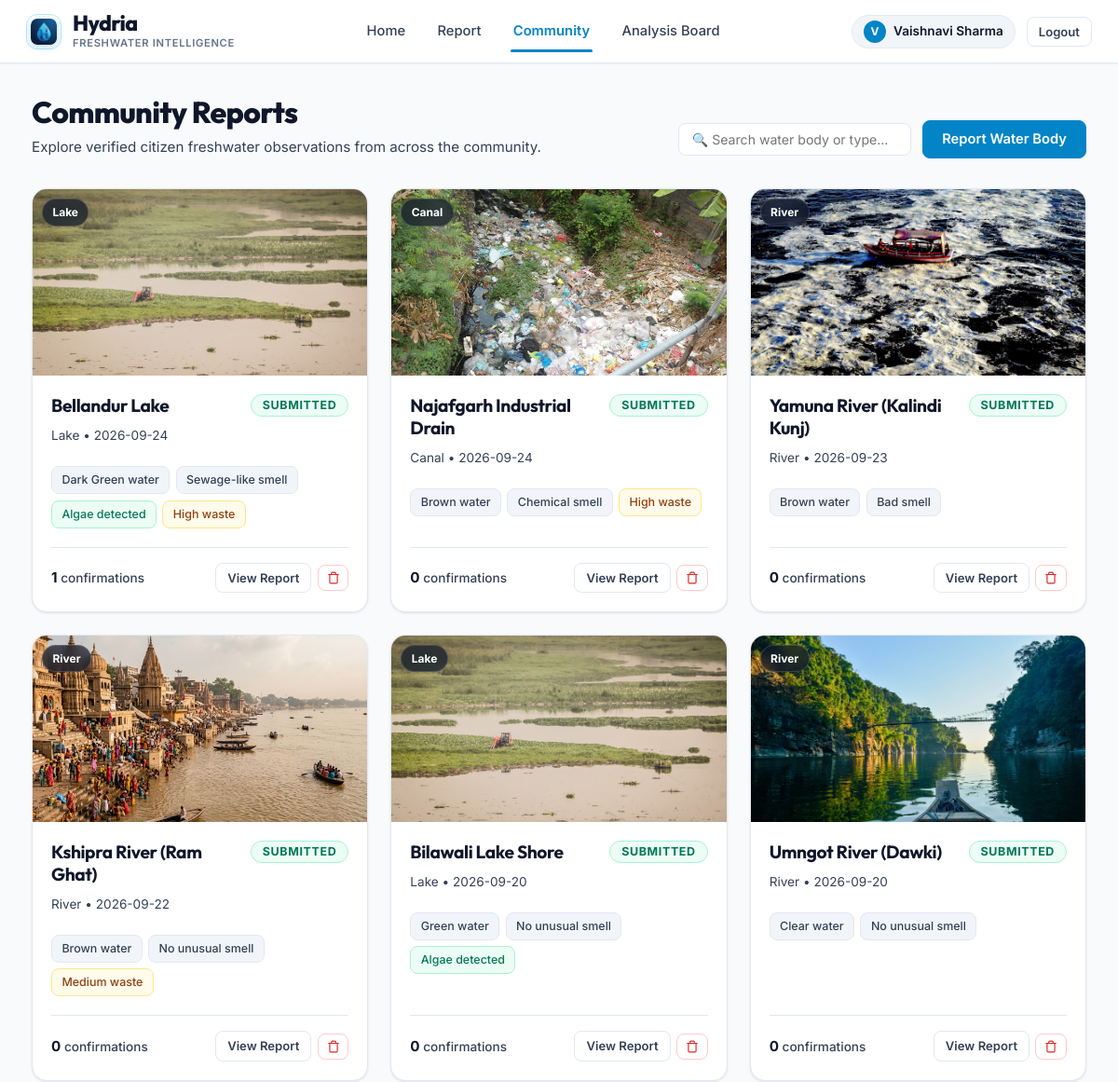
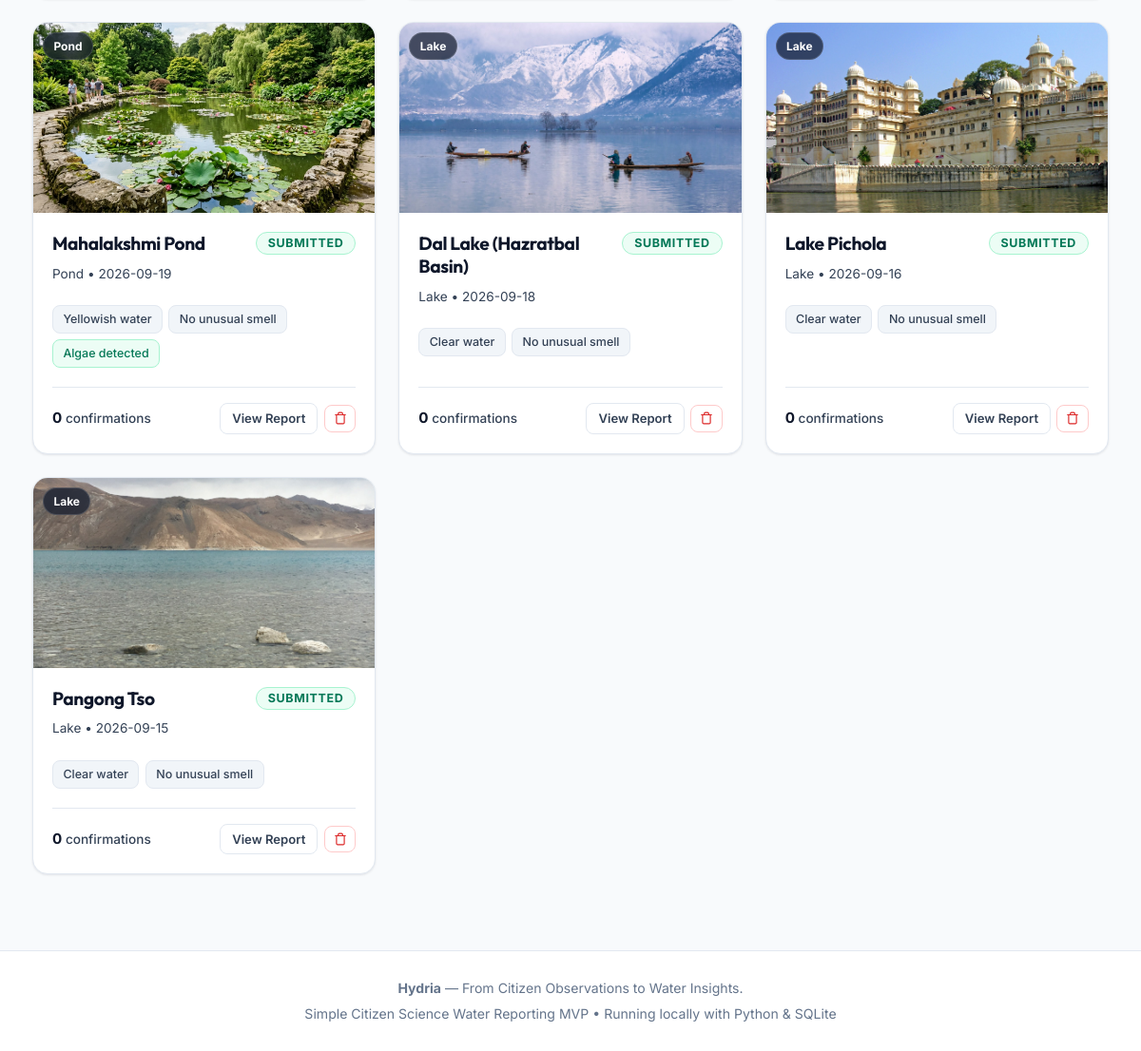
Page /community (signed in) on the committed database (2 pictures, top to bottom).
### tables this page shows
CREATE TABLE reports (
        id INTEGER PRIMARY KEY AUTOINCREMENT,
        user_id INTEGER NOT NULL,
        water_body_name TEXT,
        water_body_type TEXT NOT NULL,
        latitude REAL NOT NULL,
        longitude REAL NOT NULL,
        water_colour TEXT NOT NULL,
        smell TEXT NOT NULL,
        algae TEXT NOT NULL,
        visible_waste TEXT NOT NULL,
        water_appearance TEXT NOT NULL,
        dead_fish TEXT DEFAULT 'No',
        additional_observation TEXT,
        image_path TEXT NOT NULL,
        image_hash TEXT NOT NULL,
        status TEXT NOT NULL CHECK(status IN ('Not Watched', 'In Process', 'Submitted')),
        is_demo INTEGER DEFAULT 0,
        created_at TIMESTAMP DEFAULT CURRENT_TIMESTAMP,
        updated_at TIMESTAMP DEFAULT CURRENT_TIMESTAMP,
        FOREIGN KEY (user_id) REFERENCES users(id) ON DELETE CASCADE
    );

### app.py (the view)
@app.route('/community')
def community():
    reports = database.get_community_reports()
    return render_template('community.html', reports=reports)

### app.py (called while the page is built)
@app.context_processor
def inject_user():
    user = None
    if 'user_id' in session:
        user = {
            'id': session['user_id'],
            'name': session.get('user_name', 'Citizen Monitor'),
            'email': session.get('user_email', '')
        }
    return dict(current_user=user)

### database.py (called while the page is built)
def get_db_connection():
    conn = sqlite3.connect(DATABASE_PATH)
    conn.row_factory = sqlite3.Row
    conn.execute("PRAGMA foreign_keys = ON")
    return conn

def get_community_reports():
    conn = get_db_connection()
    query = """
        SELECT r.*, u.name AS submitter_name,
               (SELECT COUNT(*) FROM votes v WHERE v.report_id = r.id) AS vote_count
        FROM reports r
        JOIN users u ON r.user_id = u.id
        WHERE r.status = 'Submitted'
        ORDER BY r.created_at DESC
    """
    reports = conn.execute(query).fetchall()
    conn.close()
    return reports

### templates/community.html (shortened to what this page needs)
{% extends "base.html" %}
{% block content %}
<div style="margin-bottom: 2rem; display: flex; align-items: flex-end; justify-content: space-between; flex-wrap: wrap; gap: 1rem;">
    <div>
        <h1 style="font-size: 2rem; font-weight: 800; color: var(--text-primary); margin-bottom: 0.35rem;">
            Community Reports
        </h1>
        <p style="color: var(--text-secondary); font-size: 0.95rem;">
            Explore verified citizen freshwater observations from across the community.
        </p>
    </div>
    <div style="display: flex; gap: 0.75rem; align-items: center;">
        <input type="text" id="community-search" placeholder="🔍 Search water body or type..."
               class="form-control" style="width: 250px; padding: 0.5rem 0.85rem; font-size: 0.88rem;" onkeyup="filterCommunityReports()">
        {% if current_user %}
            <a href="{{ url_for('report_page') }}" class="btn btn-primary" style="white-space: nowrap;">
                Report Water Body
            </a>
        {% endif %}
    </div>
</div>
{% if reports %}
    <div class="reports-grid">
        {% for r in reports %}
            <div class="report-card">
                <div style="position: relative; overflow: hidden; height: 200px; background: #0f172a;">
                    <img src="/{{ r.image_path }}" alt="{{ r.water_body_name or r.water_body_type }}" class="report-card-img"
                         loading="lazy"
                         onerror="this.src='/static/images/placeholder.svg';">
                    <span style="position: absolute; top: 10px; left: 10px; background: rgba(15, 23, 42, 0.7); backdrop-filter: blur(6px); color: #ffffff; font-size: 0.75rem; font-weight: 700; padding: 0.25rem 0.65rem; border-radius: 9999px; border: 1px solid rgba(255,255,255,0.15);">
                        {{ r.water_body_type }}
                    </span>
                </div>
                <div class="report-card-body">
                    <div style="display: flex; align-items: flex-start; justify-content: space-between; gap: 0.5rem; margin-bottom: 0.35rem;">
                        <h2 class="report-card-title">
                            {{ r.water_body_name or "Unnamed " ~ r.water_body_type }}
                        </h2>
                        <span class="badge badge-submitted">Submitted</span>
                    </div>
                    <div style="font-size: 0.85rem; color: var(--text-secondary); margin-bottom: 0.5rem;">
                        <span>{{ r.water_body_type }}</span> &bull; <span>{{ r.created_at[:10] }}</span>
                    </div>
                    <div class="report-tags">
                        <span class="tag-pill">{{ r.water_colour }} water</span>
                        <span class="tag-pill">{{ r.smell }}</span>
                        {% if r.algae == 'Yes' %}
                            <span class="tag-pill" style="background-color: var(--accent-light); color: var(--accent-hover); border-color: #a7f3d0;">
                                Algae detected
                            </span>
                        {% endif %}
                        {% if r.visible_waste in ['Medium', 'High'] %}
                            <span class="tag-pill" style="background-color: var(--warning-light); color: #92400e; border-color: #fde68a;">
                                {{ r.visible_waste }} waste
                            </span>
                        {% endif %}
                    </div>
                    <div class="report-card-footer">
                        <span style="font-size: 0.85rem; color: var(--text-secondary); font-weight: 500;">
                            <strong style="color: var(--text-primary); font-size: 0.95rem;">{{ r.vote_count }}</strong> confirmations
                        </span>
                        <div style="display: flex; align-items: center; gap: 0.4rem;">
                            <a href="{{ url_for('report_detail', report_id=r.id) }}" class="btn btn-secondary" style="padding: 0.38rem 0.75rem; font-size: 0.82rem;">
                                View Report
                            </a>
                            {% if current_user and (current_user.id == r.user_id or current_user.id in [1, 21] or 'vaishnavi' in current_user.email|lower or r.is_demo) %}
                                <form action="{{ url_for('delete_report_route', report_id=r.id) }}" method="POST"
                                      onsubmit="return confirm('Permanently delete this report for {{ r.water_body_name or r.water_body_type }}?');" style="margin: 0;">
                                    <button type="submit" class="btn btn-danger-outline btn-sm" title="Delete report" style="padding: 0.38rem 0.55rem; display: inline-flex; align-items: center;">
                                        <svg width="14" height="14" viewBox="0 0 24 24" fill="none" stroke="currentColor" stroke-width="2" stroke-linecap="round" stroke-linejoin="round">
                                            <polyline points="3 6 5 6 21 6"/>
                                            <path d="M19 6v14a2 2 0 0 1-2 2H7a2 2 0 0 1-2-2V6m3 0V4a2 2 0 0 1 2-2h4a2 2 0 0 1 2 2v2"/>
                                        </svg>
                                    </button>
                                </form>
                            {% endif %}
                        </div>
                    </div>
                </div>
            </div>
        {% endfor %}
    </div>
{% endif %}
{% endblock %}

### static/css/style.css (style rules this page uses)
:root { --bg-page: #f8fafc; --bg-card: #ffffff; --bg-card-subtle: #f1f5f9; --bg-hover: #f8fafc; --text-primary: #0f172a; --text-secondary: #334155; --text-muted: #64748b; --text-light: #94a3b8; --primary: #0284c7; --primary-hover: #0369a1; --primary-light: #f0f9ff; --primary-border: #bae6fd; --accent: #059669; --accent-hover: #047857; --accent-light: #ecfdf5; --accent-border: #a7f3d0; --warning: #d97706; --warning-light: #fffbeb; --warning-border: #fde68a; --danger: #dc2626; --danger-hover: #b91c1c; --danger-light: #fef2f2; --danger-border: #fecaca; --info: #2563eb; --info-light: #eff6ff; --info-border: #bfdbfe; --border-color: #e2e8f0; --border-subtle: #edf2f7; --border-focus: #38bdf8; --radius-sm: 8px; --radius-md: 12px; --radius-lg: 16px; --radius-xl: 22px; --radius-full: 9999px; --shadow-xs: 0 1px 2px rgba(15, 23, 42, 0.04); --shadow-sm: 0 1px 3px rgba(15, 23, 42, 0.06), 0 1px 2px rgba(15, 23, 42, 0.04); --shadow-md: 0 4px 12px rgba(15, 23, 42, 0.06), 0 2px 4px rgba(15, 23, 42, 0.03); --shadow-lg: 0 12px 28px rgba(15, 23, 42, 0.08), 0 4px 10px rgba(15, 23, 42, 0.04); --font-heading: 'Outfit', system-ui, -apple-system, sans-serif; --font-body: 'Inter', system-ui, -apple-system, sans-serif; }
* { box-sizing: border-box; margin: 0; padding: 0; }
body { background-color: var(--bg-page); color: var(--text-primary); font-family: var(--font-body); font-size: 15px; line-height: 1.6; min-height: 100vh; display: flex; flex-direction: column; -webkit-font-smoothing: antialiased; }
h1, h2, h3, h4, h5, h6 { font-family: var(--font-heading); letter-spacing: -0.02em; color: var(--text-primary); line-height: 1.25; }
a { color: var(--primary); text-decoration: none; transition: all 0.15s ease; }
.btn { display: inline-flex; align-items: center; justify-content: center; gap: 0.5rem; padding: 0.6rem 1.25rem; border-radius: var(--radius-sm); font-size: 0.92rem; font-weight: 600; cursor: pointer; border: 1px solid transparent; transition: all 0.15s ease; text-align: center; font-family: inherit; text-decoration: none; line-height: 1.4; }
.btn-primary { background-color: var(--primary); color: #ffffff; border-color: var(--primary); }
.btn-secondary { background-color: #ffffff; color: var(--text-secondary); border-color: var(--border-color); }
.btn-danger-outline { background-color: #ffffff; color: var(--danger); border-color: var(--danger-border); }
.btn-sm { padding: 0.35rem 0.75rem; font-size: 0.82rem; }
.badge { display: inline-flex; align-items: center; gap: 0.4rem; padding: 0.3rem 0.75rem; border-radius: var(--radius-full); font-size: 0.78rem; font-weight: 700; text-transform: uppercase; letter-spacing: 0.05em; line-height: 1; }
.badge-submitted { background-color: #ecfdf5; color: #047857; border: 1px solid #a7f3d0; }
.reports-grid { display: grid; grid-template-columns: repeat(auto-fill, minmax(320px, 1fr)); gap: 1.5rem; }
.report-card { background: #ffffff; border: 1px solid var(--border-color); border-radius: var(--radius-lg); overflow: hidden; display: flex; flex-direction: column; box-shadow: var(--shadow-sm); transition: transform 0.2s ease, box-shadow 0.2s ease, border-color 0.2s ease; }
.report-card-img { width: 100%; height: 100%; object-fit: cover; background-color: #e2e8f0; display: block; transition: transform 0.35s ease; }
.report-card-body { padding: 1.25rem; flex: 1; display: flex; flex-direction: column; }
.report-card-title { font-size: 1.2rem; font-weight: 700; color: var(--text-primary); margin-bottom: 0.25rem; }
.report-tags { display: flex; flex-wrap: wrap; gap: 0.4rem; margin: 0.85rem 0 1.25rem; }
.tag-pill { background: var(--bg-card-subtle); border: 1px solid var(--border-color); padding: 0.25rem 0.65rem; border-radius: var(--radius-sm); font-size: 0.78rem; font-weight: 500; color: var(--text-secondary); }
.report-card-footer { display: flex; align-items: center; justify-content: space-between; margin-top: auto; padding-top: 1rem; border-top: 1px solid var(--border-color); }
.form-control, .form-select, .form-textarea { width: 100%; padding: 0.7rem 0.95rem; border: 1px solid var(--border-color); border-radius: var(--radius-sm); font-size: 0.95rem; color: var(--text-primary); background-color: #ffffff; font-family: inherit; transition: border-color 0.15s ease, box-shadow 0.15s ease; }

### rows in the picture
reports: image_path (picture), water_body_type "Lake", water_body_name "Bellandur Lake", created_at "2026-09-24", water_colour "Dark Green", smell "Sewage-like smell", algae "Algae detected", visible_waste "High", vote_count "1"
reports: image_path (picture), water_body_type "Canal", water_body_name "Najafgarh Industrial Drain", created_at "2026-09-24", water_colour "Brown", smell "Chemical smell", visible_waste "High", vote_count "0"
reports: image_path (picture), water_body_type "River", water_body_name "Yamuna River (Kalindi Kunj)", created_at "2026-09-23", water_colour "Brown", smell "Bad smell", vote_count "0"
reports: image_path (picture), water_body_type "River", water_body_name "Kshipra River (Ram Ghat)", created_at "2026-09-22", water_colour "Brown", smell "No unusual smell", visible_waste "Medium", vote_count "0"
reports: image_path (picture), water_body_type "Lake", water_body_name "Bilawali Lake Shore", created_at "2026-09-20", water_colour "Green", smell "No unusual smell", algae "Algae detected", vote_count "0"
reports: image_path (picture), water_body_type "River", water_body_name "Umngot River (Dawki)", created_at "2026-09-20", water_colour "Clear", smell "No unusual smell", vote_count "0"
reports: image_path (picture), water_body_type "Pond", water_body_name "Mahalakshmi Pond", created_at "2026-09-19", water_colour "Yellowish", smell "No unusual smell", algae "Algae detected", vote_count "0"
reports: image_path (picture), water_body_type "Lake", water_body_name "Dal Lake (Hazratbal Basin)", created_at "2026-09-18", water_colour "Clear", smell "No unusual smell", vote_count "0"
reports: image_path (picture), water_body_type "Lake", water_body_name "Lake Pichola", created_at "2026-09-16", water_colour "Clear", smell "No unusual smell", vote_count "0"
reports: image_path (picture), water_body_type "Lake", water_body_name "Pangong Tso", created_at "2026-09-15", water_colour "Clear", smell "No unusual smell", vote_count "0"

### other values in the picture
{{ current_user.name[:1]|upper }} "V"
{{ current_user.name }} "Vaishnavi Sharma"
